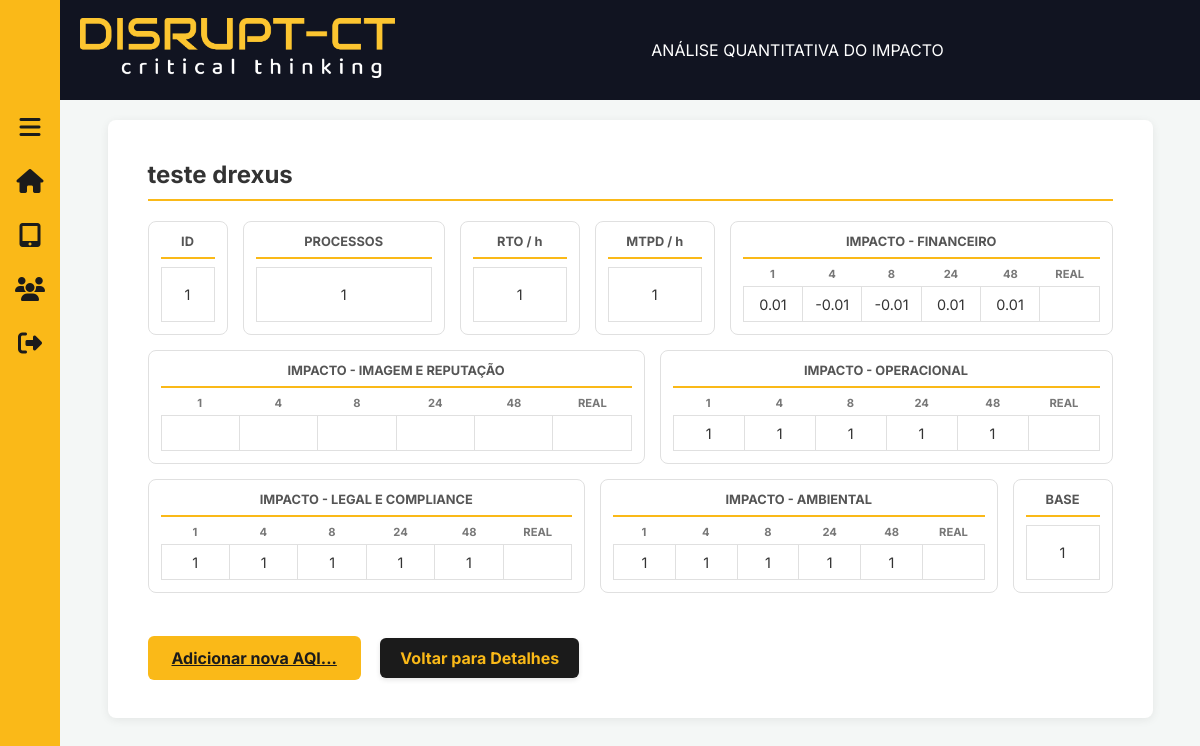
Page /projetos/5/AQI/ on the committed database.
### projetos/models.py (models this page shows, shortened)
class Projeto(models.Model):
    STATUS_CHOICES = [
        ('andamento', 'Em Andamento'),
        ('finalizado', 'Finalizado'),
    ]
    nome = models.CharField(max_length=100)
    descricao = models.TextField()
    status = models.CharField(
        max_length=20,
        choices=STATUS_CHOICES,
        default='andamento',
    )

class AQIBia(models.Model):
    projeto = models.ForeignKey(Projeto, on_delete=models.CASCADE, related_name='aqis_bia')
    processo = models.CharField(max_length=255)
    rto = models.CharField(max_length=255, null=True, blank=True)
    mtpd = models.CharField(max_length=255, null=True, blank=True)
    impacto_financeiro_1h = models.CharField(max_length=255, null=True, blank=True)
    impacto_financeiro_4h = models.CharField(max_length=255, null=True, blank=True)
    impacto_financeiro_8h = models.CharField(max_length=255, null=True, blank=True)
    impacto_financeiro_24h = models.CharField(max_length=255, null=True, blank=True)
    impacto_financeiro_48h = models.CharField(max_length=255, null=True, blank=True)
    impacto_financeiro_REAL = models.CharField(max_length=255, null=True, blank=True)
    impacto_img_rep_1h = models.CharField(max_length=255, null=True, blank=True)
    impacto_img_rep_4h = models.CharField(max_length=255, null=True, blank=True)
    impacto_img_rep_8h = models.CharField(max_length=255, null=True, blank=True)
    impacto_img_rep_24h = models.CharField(max_length=255, null=True, blank=True)
    impacto_img_rep_48h = models.CharField(max_length=255, null=True, blank=True)
    impacto_img_rep_REAL = models.CharField(max_length=255, null=True, blank=True)
    impacto_operacional_1h = models.CharField(max_length=255, null=True, blank=True)
    impacto_operacional_4h = models.CharField(max_length=255, null=True, blank=True)
    impacto_operacional_8h = models.CharField(max_length=255, null=True, blank=True)
    impacto_operacional_24h = models.CharField(max_length=255, null=True, blank=True)
    impacto_operacional_48h = models.CharField(max_length=255, null=True, blank=True)
    impacto_operacional_REAL = models.CharField(max_length=255, null=True, blank=True)
    impacto_legal_1h = models.CharField(max_length=255, null=True, blank=True)
    impacto_legal_4h = models.CharField(max_length=255, null=True, blank=True)
    impacto_legal_8h = models.CharField(max_length=255, null=True, blank=True)
    impacto_legal_24h = models.CharField(max_length=255, null=True, blank=True)
    impacto_legal_48h = models.CharField(max_length=255, null=True, blank=True)
    impacto_legal_REAL = models.CharField(max_length=255, null=True, blank=True)
    impacto_ambiental_1h = models.CharField(max_length=255, null=True, blank=True)
    impacto_ambiental_4h = models.CharField(max_length=255, null=True, blank=True)
    impacto_ambiental_8h = models.CharField(max_length=255, null=True, blank=True)
    impacto_ambiental_24h = models.CharField(max_length=255, null=True, blank=True)
    impacto_ambiental_48h = models.CharField(max_length=255, null=True, blank=True)
    impacto_ambiental_REAL = models.CharField(max_length=255, null=True, blank=True)
    base = models.CharField(max_length=255, null=True, blank=True)

### projetos/views.py (the view)
# urls.py: path('<int:id>/AQI/', views.aqi_bia, name='AQI_BIA'),
def aqi_bia(request, id):
    projeto = get_object_or_404(Projeto, id=id)
    entradas_aqi = AQIBia.objects.filter(projeto=projeto).order_by('id')
    context = {
        'projeto': projeto,
        'entradas_aqi': entradas_aqi,
    }
    return render(request, 'projetos/AQI_BIA.html', context)

### projetos/templates/projetos/AQI_BIA.html (shortened to what this page needs)
{% extends "base.html" %}
{% load static %}
{% block titulo_pagina %}
    <span>ANÁLISE QUANTITATIVA DO IMPACTO</span>
{% endblock %}
{% block extra_css %}
    <link rel="stylesheet" href="{% static 'css/tabelas.css' %}">
{% endblock %}
{% block content %}
<div class="classificacao-container">
    <header class="header-interno">
        <h1>{{ projeto.nome }}</h1>
    </header>
    <div class="tabelas-wrapper">
        <div class="tabela-bloco" style="width: 80px;">
            <h2>ID</h2>
            <div class="grid-celulas" style="grid-template-columns: 1fr;">
                {% for entrada in entradas_aqi %}<div class="celula">{{ entrada.id }}</div>{% endfor %}
            </div>
        </div>
        <div class="tabela-bloco" style="flex-grow: 1; min-width: 200px;">
            <h2>PROCESSOS</h2>
            <div class="grid-celulas" style="grid-template-columns: 1fr;">
                {% for entrada in entradas_aqi %}<div class="celula">{{ entrada.processo }}</div>{% endfor %}
            </div>
        </div>
        <div class="tabela-bloco" style="width: 120px;">
            <h2>RTO / h</h2>
            <div class="grid-celulas" style="grid-template-columns: 1fr;">
                {% for entrada in entradas_aqi %}<div class="celula">{{ entrada.rto }}</div>{% endfor %}
            </div>
        </div>
        <div class="tabela-bloco" style="width: 120px;">
            <h2>MTPD / h</h2>
            <div class="grid-celulas" style="grid-template-columns: 1fr;">
                {% for entrada in entradas_aqi %}<div class="celula">{{ entrada.mtpd }}</div>{% endfor %}
            </div>
        </div>
        <div class="tabela-bloco tabela-impacto">
            <h2>IMPACTO - FINANCEIRO</h2>
            <div class="sub-header"><span>1</span><span>4</span><span>8</span><span>24</span><span>48</span><span>REAL</span></div>
            <div class="grid-celulas" style="grid-template-columns: repeat(6, 1fr);">
                {% for entrada in entradas_aqi %}
                    <div class="celula">{{ entrada.impacto_financeiro_1h }}</div>
                    <div class="celula">{{ entrada.impacto_financeiro_4h }}</div>
                    <div class="celula">{{ entrada.impacto_financeiro_8h }}</div>
                    <div class="celula">{{ entrada.impacto_financeiro_24h }}</div>
                    <div class="celula">{{ entrada.impacto_financeiro_48h }}</div>
                    <div class="celula">{{ entrada.impacto_financeiro_real }}</div>
                {% endfor %}
            </div>
        </div>
        <div class="tabela-bloco tabela-impacto">
            <h2>IMPACTO - IMAGEM E REPUTAÇÃO</h2>
            <div class="sub-header"><span>1</span><span>4</span><span>8</span><span>24</span><span>48</span><span>REAL</span></div>
            <div class="grid-celulas" style="grid-template-columns: repeat(6, 1fr);">
                {% for entrada in entradas_aqi %}
                    <div class="celula">{{ entrada.impacto_imagem_1h }}</div>
                    <div class="celula">{{ entrada.impacto_imagem_4h }}</div>
                    <div class="celula">{{ entrada.impacto_imagem_8h }}</div>
                    <div class="celula">{{ entrada.impacto_imagem_24h }}</div>
                    <div class="celula">{{ entrada.impacto_imagem_48h }}</div>
                    <div class="celula">{{ entrada.impacto_imagem_real }}</div>
                {% endfor %}
            </div>
        </div>
        <div class="tabela-bloco tabela-impacto">
            <h2>IMPACTO - OPERACIONAL</h2>
            <div class="sub-header"><span>1</span><span>4</span><span>8</span><span>24</span><span>48</span><span>REAL</span></div>
            <div class="grid-celulas" style="grid-template-columns: repeat(6, 1fr);">
                 {% for entrada in entradas_aqi %}
                    <div class="celula">{{ entrada.impacto_operacional_1h }}</div>
                    <div class="celula">{{ entrada.impacto_operacional_4h }}</div>
                    <div class="celula">{{ entrada.impacto_operacional_8h }}</div>
                    <div class="celula">{{ entrada.impacto_operacional_24h }}</div>
                    <div class="celula">{{ entrada.impacto_operacional_48h }}</div>
                    <div class="celula">{{ entrada.impacto_operacional_real }}</div>
                {% endfor %}
            </div>
        </div>
        <div class="tabela-bloco tabela-impacto">
            <h2>IMPACTO - LEGAL E COMPLIANCE</h2>
            <div class="sub-header"><span>1</span><span>4</span><span>8</span><span>24</span><span>48</span><span>REAL</span></div>
            <div class="grid-celulas" style="grid-template-columns: repeat(6, 1fr);">
                 {% for entrada in entradas_aqi %}
                    <div class="celula">{{ entrada.impacto_legal_1h }}</div>
                    <div class="celula">{{ entrada.impacto_legal_4h }}</div>
                    <div class="celula">{{ entrada.impacto_legal_8h }}</div>
                    <div class="celula">{{ entrada.impacto_legal_24h }}</div>
                    <div class="celula">{{ entrada.impacto_legal_48h }}</div>
                    <div class="celula">{{ entrada.impacto_legal_real }}</div>
                {% endfor %}
            </div>
        </div>
        <div class="tabela-bloco tabela-impacto">
            <h2>IMPACTO - AMBIENTAL</h2>
            <div class="sub-header"><span>1</span><span>4</span><span>8</span><span>24</span><span>48</span><span>REAL</span></div>
            <div class="grid-celulas" style="grid-template-columns: repeat(6, 1fr);">
                 {% for entrada in entradas_aqi %}
                    <div class="celula">{{ entrada.impacto_ambiental_1h }}</div>
                    <div class="celula">{{ entrada.impacto_ambiental_4h }}</div>
                    <div class="celula">{{ entrada.impacto_ambiental_8h }}</div>
                    <div class="celula">{{ entrada.impacto_ambiental_24h }}</div>
                    <div class="celula">{{ entrada.impacto_ambiental_48h }}</div>
                    <div class="celula">{{ entrada.impacto_ambiental_real }}</div>
                {% endfor %}
            </div>
        </div>
        <div class="tabela-bloco" style="width: 100px;">
            <h2>BASE</h2>
            <div class="grid-celulas" style="grid-template-columns: 1fr;">
                {% for entrada in entradas_aqi %}
                    <div class="celula">{{ entrada.base }}</div>
                {% endfor %}
            </div>
        </div>
    </div>
    <div style="margin-top: 25px;">
        <a href="{% url 'projetos:adicionar_aqi_bia' projeto.id %}" class="btn-adicionar-aqi">Adicionar nova AQI...</a>
        <a href="{% url 'projetos:detalhe_projeto' projeto.id %}" class="btn-voltar" style="margin-left: 15px;">Voltar para Detalhes</a>
    </div>
</div>
{% endblock %}

### static/css/layout_interno.css (style rules this page uses)
:root { --cor-amarelo: #FAB918; --cor-preto: #1B1B1B; --cor-fundo-header: #111421; --cor-fundo-pagina: #f4f7f6; --cor-texto-claro: #ffffff; --cor-texto-escuro: #333; --cor-texto-suave: #555; --cor-borda-sutil: #e0e0e0; --cor-card-fundo: #f8f8f8; --cor-amarelo-hover: #e0a316; --cor-verde-claro: #28a745; --cor-verde-escuro: #218838; --cor-vermelho-claro: #dc3545; --cor-vermelho-escuro: #c82333; --cor-cinza-claro: #6c757d; --cor-cinza-escuro: #5a6268; --header-height: 100px; --sidebar-width-collapsed: 60px; --sidebar-width-expanded: 220px; }
* { box-sizing: border-box; margin: 0; padding: 0; }
body.layout-interno { font-family: 'Inter', 'Segoe UI', sans-serif; color: var(--cor-texto-escuro); background-color: var(--cor-fundo-pagina); min-height: 100vh; display: flex; flex-direction: column; }
.header-interno h1 { font-size: 1.8rem; font-weight: bold; color: var(--cor-texto-escuro); margin-bottom: 20px; border-bottom: 3px solid var(--cor-amarelo); padding-bottom: 10px; }
.btn-voltar { display: inline-block; padding: 12px 24px; background-color: var(--cor-preto); color: var(--cor-amarelo); font-weight: bold; text-decoration: none; border-radius: 6px; box-shadow: 0 2px 5px rgba(0, 0, 0, 0.1); transition: background-color 0.2s ease, transform 0.2s ease; }
.btn-voltar, .btn-editar, .btn-promover, .btn-deletar, .btn-finalizar, .btn-principal, .btn-secundario { padding: 10px 20px; border: none; border-radius: 6px; cursor: pointer; font-size: 1rem; font-weight: bold; text-decoration: none; display: inline-flex; align-items: center; justify-content: center; text-align: center; transition: background-color 0.2s ease, transform 0.2s ease, box-shadow 0.2s ease; white-space: nowrap; }

### static/css/tabelas.css (style rules this page uses)
.classificacao-container .header-interno h1 { font-size: 1.5rem; color: var(--cor-texto-escuro); padding-bottom: 10px; border-bottom: 2px solid var(--cor-amarelo); }
.tabelas-wrapper { display: flex; flex-wrap: nowrap; overflow-x: auto; gap: 15px; align-items: stretch; padding-bottom: 20px; flex-wrap: wrap; }
.tabela-bloco { background-color: #fff; border: 1px solid var(--cor-borda-sutil); border-radius: 8px; padding: 12px; display: flex; flex-direction: column; flex-shrink: 0; }
.tabela-bloco h2 { font-size: 0.8rem; text-align: center; font-weight: bold; color: var(--cor-texto-suave); white-space: nowrap; margin-bottom: 8px; padding-bottom: 8px; border-bottom: 2px solid var(--cor-amarelo); }
.grid-celulas { display: grid; border-left: 1px solid var(--cor-borda-sutil); border-top: 1px solid var(--cor-borda-sutil); flex-grow: 1; }
.celula { border-right: 1px solid var(--cor-borda-sutil); border-bottom: 1px solid var(--cor-borda-sutil); min-height: 35px; display: flex; align-items: center; justify-content: center; font-size: 0.9rem; padding: 4px; overflow: hidden; text-overflow: ellipsis; white-space: nowrap; }
.tabela-impacto { flex-grow: 1; min-width: 350px; }
.tabela-impacto .sub-header { display: grid; grid-template-columns: repeat(6, 1fr); text-align: center; font-size: 0.7rem; font-weight: bold; color: #777; margin-bottom: 5px; }
.btn-adicionar-aqi { background-color: var(--cor-amarelo); color: var(--cor-preto); border: none; border-radius: 6px; font-weight: bold; cursor: pointer; transition: background-color 0.2s, transform 0.2s ease; padding: 12px 24px; font-size: 1rem; }

### rows in the picture
Projeto: nome "teste drexus"
AQIBia: id "1", processo "1", rto "1", mtpd "1", impacto_financeiro_1h "0.01", impacto_financeiro_4h "-0.01", impacto_financeiro_8h "-0.01", impacto_financeiro_24h "0.01", impacto_financeiro_48h "0.01", impacto_operacional_1h "1", impacto_operacional_4h "1", impacto_operacional_8h "1", impacto_operacional_24h "1", impacto_operacional_48h "1", impacto_legal_1h "1", impacto_legal_4h "1", impacto_legal_8h "1", impacto_legal_24h "1", impacto_legal_48h "1", impacto_ambiental_1h "1", impacto_ambiental_4h "1", impacto_ambiental_8h "1", impacto_ambiental_24h "1", impacto_ambiental_48h "1", base "1"
